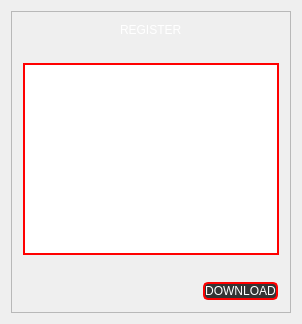
                      <widget class="QWidget" name="register_2">
                       <layout class="QHBoxLayout" name="horizontalLayout_61">
                        <item>
                         <widget class="QFrame" name="frame_41">
                          <property name="frameShape">
                           <enum>QFrame::StyledPanel</enum>
                          </property>
                          <property name="frameShadow">
                           <enum>QFrame::Raised</enum>
                          </property>
                          <layout class="QVBoxLayout" name="verticalLayout_59">
                           <property name="spacing">
                            <number>0</number>
                           </property>
                           <property name="leftMargin">
                            <number>0</number>
                           </property>
                           <property name="topMargin">
                            <number>0</number>
                           </property>
                           <property name="rightMargin">
                            <number>0</number>
                           </property>
                           <property name="bottomMargin">
                            <number>0</number>
                           </property>
                           <item>
                            <widget class="QFrame" name="frame_73">
                             <property name="styleSheet">
                              <string notr="true">background-color: rgba(0, 0, 0,0);</string>
                             </property>
                             <property name="frameShape">
                              <enum>QFrame::StyledPanel</enum>
                             </property>
                             <property name="frameShadow">
                              <enum>QFrame::Raised</enum>
                             </property>
                             <layout class="QGridLayout" name="gridLayout_12">
                              <property name="leftMargin">
                               <number>0</number>
                              </property>
                              <property name="topMargin">
                               <number>0</number>
                              </property>
                              <property name="rightMargin">
                               <number>0</number>
                              </property>
                              <property name="bottomMargin">
                               <number>0</number>
                              </property>
                              <item row="0" column="0" alignment="Qt::AlignTop">
                               <widget class="QFrame" name="frame_84">
                                <property name="sizePolicy">
                                 <sizepolicy hsizetype="Preferred" vsizetype="Expanding">
                                  <horstretch>0</horstretch>
                                  <verstretch>0</verstretch>
                                 </sizepolicy>
                                </property>
                                <property name="frameShape">
                                 <enum>QFrame::StyledPanel</enum>
                                </property>
                                <property name="frameShadow">
                                 <enum>QFrame::Raised</enum>
                                </property>
                                <layout class="QHBoxLayout" name="horizontalLayout_24">
                                 <item alignment="Qt::AlignHCenter|Qt::AlignVCenter">
                                  <widget class="QLabel" name="label_16">
                                   <property name="styleSheet">
                                    <string notr="true">font: 16pt &quot;Copperplate Gothic Bold&quot;;
color: rgb(255, 255, 255);</string>
                                   </property>
                                   <property name="text">
                                    <string>REGISTER</string>
                                   </property>
                                  </widget>
                                 </item>
                                </layout>
                               </widget>
                              </item>
                              <item row="1" column="0">
                               <widget class="QFrame" name="frame_85">
                                <property name="sizePolicy">
                                 <sizepolicy hsizetype="Preferred" vsizetype="Expanding">
                                  <horstretch>0</horstretch>
                                  <verstretch>0</verstretch>
                                 </sizepolicy>
                                </property>
                                <property name="frameShape">
                                 <enum>QFrame::StyledPanel</enum>
                                </property>
                                <property name="frameShadow">
                                 <enum>QFrame::Raised</enum>
                                </property>
                                <layout class="QHBoxLayout" name="horizontalLayout_25">
                                 <item>
                                  <widget class="QTableWidget" name="tableWidget_2">
                                   <property name="styleSheet">
                                    <string notr="true">border: 2px solid red;background-color: rgb(255, 255, 255);</string>
                                   </property>
                                  </widget>
                                 </item>
                                </layout>
                               </widget>
                              </item>
                              <item row="2" column="0">
                               <widget class="QFrame" name="frame_86">
                                <property name="sizePolicy">
                                 <sizepolicy hsizetype="Preferred" vsizetype="Fixed">
                                  <horstretch>0</horstretch>
                                  <verstretch>0</verstretch>
                                 </sizepolicy>
                                </property>
                                <property name="frameShape">
                                 <enum>QFrame::StyledPanel</enum>
                                </property>
                                <property name="frameShadow">
                                 <enum>QFrame::Raised</enum>
                                </property>
                                <layout class="QHBoxLayout" name="horizontalLayout_26">
                                 <property name="spacing">
                                  <number>0</number>
                                 </property>
                                 <property name="leftMargin">
                                  <number>0</number>
                                 </property>
                                 <property name="topMargin">
                                  <number>0</number>
                                 </property>
                                 <property name="rightMargin">
                                  <number>0</number>
                                 </property>
                                 <property name="bottomMargin">
                                  <number>0</number>
                                 </property>
                                 <item alignment="Qt::AlignTop">
                                  <widget class="QFrame" name="frame_87">
                                   <property name="frameShape">
                                    <enum>QFrame::StyledPanel</enum>
                                   </property>
                                   <property name="frameShadow">
                                    <enum>QFrame::Raised</enum>
                                   </property>
                                   <layout class="QHBoxLayout" name="horizontalLayout_27"/>
                                  </widget>
                                 </item>
                                 <item alignment="Qt::AlignTop">
                                  <widget class="QFrame" name="frame_88">
                                   <property name="frameShape">
                                    <enum>QFrame::StyledPanel</enum>
                                   </property>
                                   <property name="frameShadow">
                                    <enum>QFrame::Raised</enum>
                                   </property>
                                   <layout class="QHBoxLayout" name="horizontalLayout_28"/>
                                  </widget>
                                 </item>
                                 <item alignment="Qt::AlignTop">
                                  <widget class="QFrame" name="frame_89">
                                   <property name="frameShape">
                                    <enum>QFrame::StyledPanel</enum>
                                   </property>
                                   <property name="frameShadow">
                                    <enum>QFrame::Raised</enum>
                                   </property>
                                   <layout class="QHBoxLayout" name="horizontalLayout_29">
                                    <item>
                                     <widget class="QPushButton" name="downloadbutton">
                                      <property name="sizePolicy">
                                       <sizepolicy hsizetype="Minimum" vsizetype="Preferred">
                                        <horstretch>0</horstretch>
                                        <verstretch>0</verstretch>
                                       </sizepolicy>
                                      </property>
                                      <property name="styleSheet">
                                       <string notr="true">QPushButton#downloadbutton{
 
	border: 2px solid red;
	font: 12pt &quot;Copperplate Gothic Bold&quot;;
	background-color:rgba(0,0,0,200);
    color: rgb(255,255,255);
    border-radius:5px;
}
QPushButton#downloadbutton:hover{
    background-color:rgb(255,255,255);
    color: rgb(0,0,0);
}
QPushButton#downloadbutton:pressed{
    background-color: rgba(255,255,255,210);
}</string>
                                      </property>
                                      <property name="text">
                                       <string>DOWNLOAD</string>
                                      </property>
                                      <property name="icon">
                                       <iconset resource="attachments/icons.qrc">
                                        <normaloff>:/icons/download.svg</normaloff>:/icons/download.svg</iconset>
                                      </property>
                                      <property name="iconSize">
                                       <size>
                                        <width>20</width>
                                        <height>50</height>
                                       </size>
                                      </property>
                                     </widget>
                                    </item>
                                   </layout>
                                  </widget>
                                 </item>
                                </layout>
                               </widget>
                              </item>
                             </layout>
                             <widget class="QFrame" name="frame_74">
                              <property name="geometry">
                               <rect>
                                <x>0</x>
                                <y>0</y>
                                <width>16</width>
                                <height>16</height>
                               </rect>
                              </property>
                              <property name="frameShape">
                               <enum>QFrame::StyledPanel</enum>
                              </property>
                              <property name="frameShadow">
                               <enum>QFrame::Raised</enum>
                              </property>
                              <layout class="QHBoxLayout" name="horizontalLayout_10">
                               <property name="spacing">
                                <number>0</number>
                               </property>
                               <property name="leftMargin">
                                <number>0</number>
                               </property>
                               <property name="topMargin">
                                <number>0</number>
                               </property>
                               <property name="rightMargin">
                                <number>0</number>
                               </property>
                               <property name="bottomMargin">
                                <number>0</number>
                               </property>
                              </layout>
                             </widget>
                            </widget>
                           </item>
                          </layout>
                         </widget>
                        </item>
                       </layout>
                      </widget>
